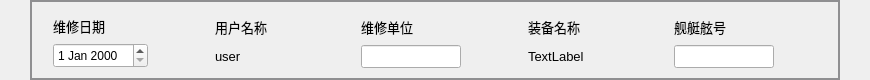
         <widget class="QWidget" name="widget_information_feedback_top_2" native="true">
          <property name="minimumSize">
           <size>
            <width>0</width>
            <height>80</height>
           </size>
          </property>
          <property name="maximumSize">
           <size>
            <width>16777215</width>
            <height>80</height>
           </size>
          </property>
          <layout class="QHBoxLayout" name="horizontalLayout_62">
           <property name="leftMargin">
            <number>30</number>
           </property>
           <property name="topMargin">
            <number>0</number>
           </property>
           <property name="rightMargin">
            <number>30</number>
           </property>
           <property name="bottomMargin">
            <number>0</number>
           </property>
           <item>
            <widget class="QGroupBox" name="groupBox_information_feedback_top_2">
             <property name="minimumSize">
              <size>
               <width>0</width>
               <height>80</height>
              </size>
             </property>
             <property name="maximumSize">
              <size>
               <width>16777215</width>
               <height>80</height>
              </size>
             </property>
             <property name="styleSheet">
              <string notr="true">QGroupBox#groupBox_information_feedback_top_2{
border: 2px solid #8f8f91;}    
</string>
             </property>
             <property name="title">
              <string/>
             </property>
             <layout class="QHBoxLayout" name="horizontalLayout_65">
              <property name="leftMargin">
               <number>11</number>
              </property>
              <property name="topMargin">
               <number>0</number>
              </property>
              <property name="rightMargin">
               <number>11</number>
              </property>
              <property name="bottomMargin">
               <number>0</number>
              </property>
              <item>
               <widget class="QWidget" name="widget_Diagnosis_Date_2" native="true">
                <layout class="QVBoxLayout" name="verticalLayout_24">
                 <item>
                  <widget class="QLabel" name="label_Diagnosis_Date_sign_2">
                   <property name="minimumSize">
                    <size>
                     <width>80</width>
                     <height>0</height>
                    </size>
                   </property>
                   <property name="maximumSize">
                    <size>
                     <width>80</width>
                     <height>16777215</height>
                    </size>
                   </property>
                   <property name="font">
                    <font>
                     <family>微软雅黑</family>
                     <pointsize>10</pointsize>
                    </font>
                   </property>
                   <property name="styleSheet">
                    <string notr="true">/*QLabel { 
    border-radius: 8px; 
    min-width: 120px;
    min-height: 40px;
	background-color: rgb(216, 255, 164);
	color: rgb(0, 85, 255);
	font: 75 10pt &quot;微软雅黑&quot;;
 }*/</string>
                   </property>
                   <property name="text">
                    <string>维修日期</string>
                   </property>
                  </widget>
                 </item>
                 <item>
                  <widget class="QDateEdit" name="dateEdit_case_entry_diagnosis_Date">
                   <property name="minimumSize">
                    <size>
                     <width>0</width>
                     <height>25</height>
                    </size>
                   </property>
                   <property name="maximumSize">
                    <size>
                     <width>16777215</width>
                     <height>25</height>
                    </size>
                   </property>
                  </widget>
                 </item>
                </layout>
               </widget>
              </item>
              <item>
               <spacer name="horizontalSpacer_118">
                <property name="orientation">
                 <enum>Qt::Horizontal</enum>
                </property>
                <property name="sizeHint" stdset="0">
                 <size>
                  <width>43</width>
                  <height>20</height>
                 </size>
                </property>
               </spacer>
              </item>
              <item>
               <widget class="QWidget" name="widget_user_name_2" native="true">
                <layout class="QVBoxLayout" name="verticalLayout_31">
                 <item>
                  <widget class="QLabel" name="label_user_name_sign_2">
                   <property name="minimumSize">
                    <size>
                     <width>80</width>
                     <height>0</height>
                    </size>
                   </property>
                   <property name="maximumSize">
                    <size>
                     <width>80</width>
                     <height>16777215</height>
                    </size>
                   </property>
                   <property name="font">
                    <font>
                     <family>微软雅黑</family>
                     <pointsize>10</pointsize>
                    </font>
                   </property>
                   <property name="styleSheet">
                    <string notr="true">/*QLabel { 
    border-radius: 8px; 
    min-width: 120px;
    min-height: 40px;
	background-color: rgb(216, 255, 164);
	color: rgb(0, 85, 255);
	font: 75 10pt &quot;微软雅黑&quot;;
 }*/</string>
                   </property>
                   <property name="text">
                    <string>用户名称</string>
                   </property>
                  </widget>
                 </item>
                 <item>
                  <widget class="QLabel" name="label_case_entry_user_name">
                   <property name="font">
                    <font>
                     <pointsize>10</pointsize>
                    </font>
                   </property>
                   <property name="text">
                    <string>user</string>
                   </property>
                  </widget>
                 </item>
                </layout>
               </widget>
              </item>
              <item>
               <spacer name="horizontalSpacer_119">
                <property name="orientation">
                 <enum>Qt::Horizontal</enum>
                </property>
                <property name="sizeHint" stdset="0">
                 <size>
                  <width>42</width>
                  <height>20</height>
                 </size>
                </property>
               </spacer>
              </item>
              <item>
               <widget class="QWidget" name="widget_user_maintain_company_2" native="true">
                <layout class="QVBoxLayout" name="verticalLayout_32">
                 <item>
                  <widget class="QLabel" name="label_user_maintain_company_sign_2">
                   <property name="minimumSize">
                    <size>
                     <width>80</width>
                     <height>0</height>
                    </size>
                   </property>
                   <property name="maximumSize">
                    <size>
                     <width>80</width>
                     <height>16777215</height>
                    </size>
                   </property>
                   <property name="font">
                    <font>
                     <family>微软雅黑</family>
                     <pointsize>10</pointsize>
                    </font>
                   </property>
                   <property name="styleSheet">
                    <string notr="true">/*QLabel { 
    border-radius: 8px; 
    min-width: 120px;
    min-height: 40px;
	background-color: rgb(216, 255, 164);
	color: rgb(0, 85, 255);
	font: 75 10pt &quot;微软雅黑&quot;;
 }*/</string>
                   </property>
                   <property name="text">
                    <string>维修单位</string>
                   </property>
                  </widget>
                 </item>
                 <item>
                  <widget class="QLineEdit" name="lineEdit_case_entry_maintain_company">
                   <property name="maximumSize">
                    <size>
                     <width>100</width>
                     <height>16777215</height>
                    </size>
                   </property>
                   <property name="font">
                    <font>
                     <pointsize>10</pointsize>
                    </font>
                   </property>
                  </widget>
                 </item>
                </layout>
               </widget>
              </item>
              <item>
               <spacer name="horizontalSpacer_120">
                <property name="orientation">
                 <enum>Qt::Horizontal</enum>
                </property>
                <property name="sizeHint" stdset="0">
                 <size>
                  <width>43</width>
                  <height>20</height>
                 </size>
                </property>
               </spacer>
              </item>
              <item>
               <widget class="QWidget" name="widget_equipment_name_2" native="true">
                <layout class="QVBoxLayout" name="verticalLayout_33">
                 <item>
                  <widget class="QLabel" name="label_equipment_name_sign_2">
                   <property name="minimumSize">
                    <size>
                     <width>80</width>
                     <height>0</height>
                    </size>
                   </property>
                   <property name="maximumSize">
                    <size>
                     <width>80</width>
                     <height>16777215</height>
                    </size>
                   </property>
                   <property name="font">
                    <font>
                     <family>微软雅黑</family>
                     <pointsize>10</pointsize>
                    </font>
                   </property>
                   <property name="styleSheet">
                    <string notr="true">/*QLabel { 
    border-radius: 8px; 
    min-width: 120px;
    min-height: 40px;
	background-color: rgb(216, 255, 164);
	color: rgb(0, 85, 255);
	font: 75 10pt &quot;微软雅黑&quot;;
 }*/</string>
                   </property>
                   <property name="text">
                    <string>装备名称</string>
                   </property>
                  </widget>
                 </item>
                 <item>
                  <widget class="QLabel" name="label_case_entry_equipment_name">
                   <property name="font">
                    <font>
                     <pointsize>10</pointsize>
                    </font>
                   </property>
                   <property name="text">
                    <string>TextLabel</string>
                   </property>
                  </widget>
                 </item>
                </layout>
               </widget>
              </item>
              <item>
               <spacer name="horizontalSpacer_121">
                <property name="orientation">
                 <enum>Qt::Horizontal</enum>
                </property>
                <property name="sizeHint" stdset="0">
                 <size>
                  <width>42</width>
                  <height>20</height>
                 </size>
                </property>
               </spacer>
              </item>
              <item>
               <widget class="QWidget" name="widget_boat_number_2" native="true">
                <layout class="QVBoxLayout" name="verticalLayout_34">
                 <item>
                  <widget class="QLabel" name="label_boat_number_sign_2">
                   <property name="minimumSize">
                    <size>
                     <width>80</width>
                     <height>0</height>
                    </size>
                   </property>
                   <property name="maximumSize">
                    <size>
                     <width>80</width>
                     <height>16777215</height>
                    </size>
                   </property>
                   <property name="font">
                    <font>
                     <family>微软雅黑</family>
                     <pointsize>10</pointsize>
                    </font>
                   </property>
                   <property name="styleSheet">
                    <string notr="true">/*QLabel { 
    border-radius: 8px; 
    min-width: 120px;
    min-height: 40px;
	background-color: rgb(216, 255, 164);
	color: rgb(0, 85, 255);
	font: 75 10pt &quot;微软雅黑&quot;;
 }*/</string>
                   </property>
                   <property name="text">
                    <string>舰艇舷号</string>
                   </property>
                  </widget>
                 </item>
                 <item>
                  <widget class="QLineEdit" name="lineEditcase_entry_boat_number">
                   <property name="maximumSize">
                    <size>
                     <width>100</width>
                     <height>16777215</height>
                    </size>
                   </property>
                   <property name="font">
                    <font>
                     <pointsize>10</pointsize>
                    </font>
                   </property>
                  </widget>
                 </item>
                </layout>
               </widget>
              </item>
              <item>
               <spacer name="horizontalSpacer_122">
                <property name="orientation">
                 <enum>Qt::Horizontal</enum>
                </property>
                <property name="sizeHint" stdset="0">
                 <size>
                  <width>43</width>
                  <height>20</height>
                 </size>
                </property>
               </spacer>
              </item>
             </layout>
            </widget>
           </item>
          </layout>
         </widget>
